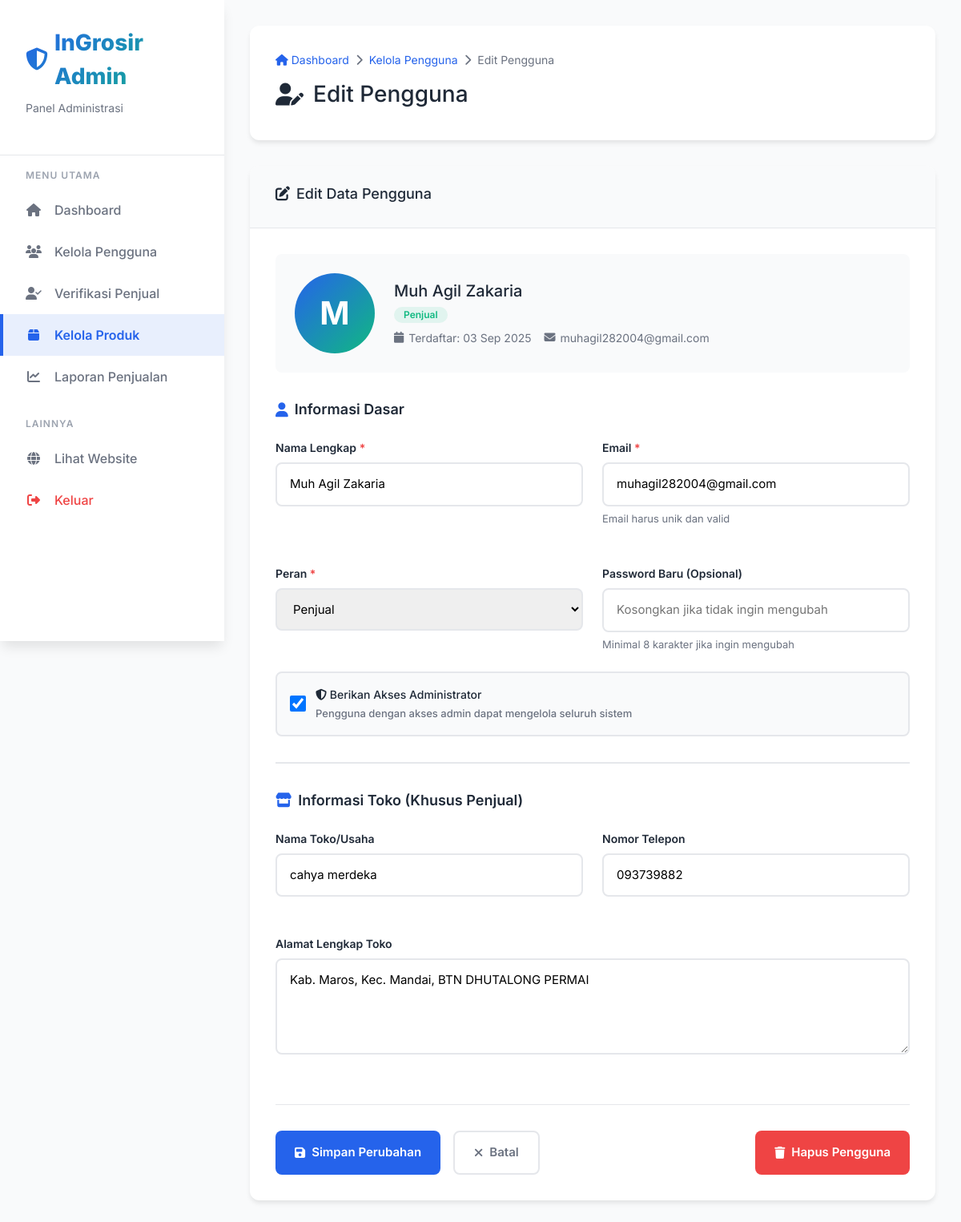
The page /admin_edit_user.php?id=7 (signed in) on the database its author committed.
### tables this page shows
CREATE TABLE `users` (
  `user_id` int(11) NOT NULL,
  `nama_lengkap` varchar(255) NOT NULL,
  `email` varchar(255) NOT NULL,
  `password` varchar(255) NOT NULL,
  `nama_grosir` varchar(255) DEFAULT NULL,
  `alamat_grosir` text DEFAULT NULL,
  `gambar_toko` varchar(255) DEFAULT NULL,
  `nomor_telepon` varchar(15) DEFAULT NULL,
  `tanggal_registrasi` datetime NOT NULL,
  `peran` varchar(20) NOT NULL DEFAULT 'penjual',
  `status_verifikasi` enum('pending','approved','rejected') DEFAULT 'approved',
  `tanggal_verifikasi` datetime DEFAULT NULL,
  `verified_by` int(11) DEFAULT NULL,
  `catatan_verifikasi` text DEFAULT NULL,
  `is_admin` tinyint(1) NOT NULL
);

### admin_edit_user.php (the view, shortened to what this page needs)
<?php
$koneksi = connectDB();
$user_id = isset($_GET['id']) ? (int)$_GET['id'] : 0;
$user_query = "SELECT * FROM users WHERE user_id = ?";
$stmt_user = mysqli_prepare($koneksi, $user_query);
mysqli_stmt_bind_param($stmt_user, "i", $user_id);
mysqli_stmt_execute($stmt_user);
$result_user = mysqli_stmt_get_result($stmt_user);
$user = mysqli_fetch_assoc($result_user);
?>
<!DOCTYPE html>
<html lang="id">
<head>
    <link href="https://cdn.jsdelivr.net/npm/bootstrap@5.3.2/dist/css/bootstrap.min.css" rel="stylesheet">
    <link rel="stylesheet" href="https://cdnjs.cloudflare.com/ajax/libs/font-awesome/6.4.0/css/all.min.css">
</head>
<body>
    <div class="admin-wrapper">
        <aside class="sidebar" id="sidebar">
            <div class="sidebar-header">
                <div class="sidebar-logo">
                    <i class="fas fa-shield-halved"></i>
                    InGrosir Admin
                </div>
                <p class="sidebar-subtitle">Panel Administrasi</p>
            </div>
            <nav class="sidebar-menu">
                <div class="menu-section">
                    <div class="menu-section-title">Menu Utama</div>
                    <a href="admin_dashboard.php" class="menu-item">
                    <i class="fas fa-home"></i>
                    <span>Dashboard</span>
                        </a>
                        <a href="admin_users.php" class="menu-item">
                            <i class="fas fa-users"></i>
                            <span>Kelola Pengguna</span>
                        </a>
                        <a href="admin_verify_sellers.php" class="menu-item">
                            <i class="fas fa-user-check"></i>
                            <span>Verifikasi Penjual</span>
                        </a>
                        <a href="admin_produk.php" class="menu-item active">
                            <i class="fas fa-box"></i>
                            <span>Kelola Produk</span>
                        </a>
                        <a href="admin_top_produk.php" class="menu-item">
                            <i class="fas fa-chart-line"></i>
                            <span>Laporan Penjualan</span>
                        </a>
                </div>
                <div class="menu-section">
                    <div class="menu-section-title">Lainnya</div>
                    <a href="index.php" class="menu-item">
                        <i class="fas fa-globe"></i>
                        <span>Lihat Website</span>
                    </a>
                    <a href="admin_logout.php" class="menu-item" style="color: var(--danger);">
                        <i class="fas fa-sign-out-alt"></i>
                        <span>Keluar</span>
                    </a>
                </div>
            </nav>
        </aside>
        <main class="main-content">
            <div class="page-header">
                <div class="breadcrumb">
                    <a href="admin_dashboard.php">
                        <i class="fas fa-home"></i>
                        Dashboard
                    </a>
                    <i class="fas fa-chevron-right"></i>
                    <a href="admin_users.php">Kelola Pengguna</a>
                    <i class="fas fa-chevron-right"></i>
                    <span>Edit Pengguna</span>
                </div>
                <div class="page-title">
                    <h1>
                        <i class="fas fa-user-edit"></i>
                        Edit Pengguna
                    </h1>
                </div>
            </div>
            <div class="form-container">
                <div class="form-header">
                    <h2>
                        <i class="fas fa-edit"></i>
                        Edit Data Pengguna
                    </h2>
                </div>
                <div class="form-body">
                    <div class="user-avatar-section">
                        <div class="user-avatar">
                            <?php echo strtoupper(substr($user['nama_lengkap'], 0, 1)); ?>
                        </div>
                        <div class="avatar-info">
                            <h3><?php echo htmlspecialchars($user['nama_lengkap']); ?></h3>
                            <span class="badge <?php echo $user['peran']; ?>">
                                <?php echo ucfirst($user['peran']); ?>
                            </span>
                            <div class="user-meta">
                                <div class="user-meta-item">
                                    <i class="fas fa-calendar"></i>
                                    Terdaftar: <?php echo date('d M Y', strtotime($user['tanggal_registrasi'])); ?>
                                </div>
                                <div class="user-meta-item">
                                    <i class="fas fa-envelope"></i>
                                    <?php echo htmlspecialchars($user['email']); ?>
                                </div>
                            </div>
                        </div>
                    </div>
                    <form method="POST" action="">
                        <div class="section-title">
                            <i class="fas fa-user"></i>
                            Informasi Dasar
                        </div>
                        <div class="form-grid">
                            <div class="form-group">
                                <label for="nama_lengkap">
                                    Nama Lengkap <span class="required">*</span>
                                </label>
                                <input
                                    type="text"
                                    id="nama_lengkap"
                                    name="nama_lengkap"
                                    value="<?php echo htmlspecialchars($user['nama_lengkap']); ?>"
                                    required
                                >
                            </div>
                            <div class="form-group">
                                <label for="email">
                                    Email <span class="required">*</span>
                                </label>
                                <input
                                    type="email"
                                    id="email"
                                    name="email"
                                    value="<?php echo htmlspecialchars($user['email']); ?>"
                                    required
                                >
                                <div class="input-hint">Email harus unik dan valid</div>
                            </div>
                            <div class="form-group">
                                <label for="peran">
                                    Peran <span class="required">*</span>
                                </label>
                                <select id="peran" name="peran" required>
                                    <option value="penjual" <?php echo $user['peran'] == 'penjual' ? 'selected' : ''; ?>>Penjual</option>
                                </select>
                            </div>
                            <div class="form-group">
                                <label for="password">
                                    Password Baru (Opsional)
                                </label>
                                <input
                                    type="password"
                                    id="password"
                                    name="password"
                                    placeholder="Kosongkan jika tidak ingin mengubah"
                                >
                                <div class="input-hint">Minimal 8 karakter jika ingin mengubah</div>
                            </div>
                        </div>
                        <div class="form-group full-width">
                            <div class="checkbox-wrapper">
                                <input
                                    type="checkbox"
                                    id="is_admin"
                                    name="is_admin"
                                    <?php echo $user['is_admin'] == 1 ? 'checked' : ''; ?>
                                >
                                <label for="is_admin">
                                    <i class="fas fa-shield-halved"></i>
                                    Berikan Akses Administrator
                                    <span class="checkbox-info">Pengguna dengan akses admin dapat mengelola seluruh sistem</span>
                                </label>
                            </div>
                        </div>
                        <div id="penjual_fields" class="penjual-fields <?php echo $user['peran'] == 'penjual' ? 'active' : ''; ?>">
                            <div class="section-divider">
                                <div class="section-title">
                                    <i class="fas fa-store"></i>
                                    Informasi Toko (Khusus Penjual)
                                </div>
                                <div class="form-grid">
                                    <div class="form-group">
                                        <label for="nama_grosir">
                                            Nama Toko/Usaha
                                        </label>
                                        <input
                                            type="text"
                                            id="nama_grosir"
                                            name="nama_grosir"
                                            value="<?php echo htmlspecialchars($user['nama_grosir'] ?? ''); ?>"
                                        >
                                    </div>
                                    <div class="form-group">
                                        <label for="nomor_telepon">
                                            Nomor Telepon
                                        </label>
                                        <input
                                            type="tel"
                                            id="nomor_telepon"
                                            name="nomor_telepon"
                                            value="<?php echo htmlspecialchars($user['nomor_telepon'] ?? ''); ?>"
                                            placeholder="08xxxxxxxxxx"
                                        >
                                    </div>
                                    <div class="form-group full-width">
                                        <label for="alamat_grosir">
                                            Alamat Lengkap Toko
                                        </label>
                                        <textarea
                                            id="alamat_grosir"
                                            name="alamat_grosir"
                                        ><?php echo htmlspecialchars($user['alamat_grosir'] ?? ''); ?></textarea>
                                    </div>
                                </div>
                            </div>
                        </div>
                        <div class="form-actions">
                            <button type="submit" class="btn btn-primary">
                                <i class="fas fa-save"></i>
                                Simpan Perubahan
                            </button>
                            <a href="admin_users.php" class="btn btn-outline">
                                <i class="fas fa-times"></i>
                                Batal
                            </a>
                            <button type="button" class="btn btn-danger" onclick="confirmDelete()" style="margin-left: auto;">
                                <i class="fas fa-trash"></i>
                                Hapus Pengguna
                            </button>
                        </div>
                    </form>
                </div>
            </div>
        </main>
    </div>
</body>
</html>

### rows shown on the page
users: nama_lengkap "M", nama_lengkap "Muh Agil Zakaria", peran "Penjual", tanggal_registrasi "03 Sep 2025", email "muhagil282004@gmail.com", is_admin "☑", nama_grosir "cahya merdeka", nomor_telepon "093739882", alamat_grosir "Kab. Maros, Kec. Mandai, BTN DHUTALONG PERMAI"
